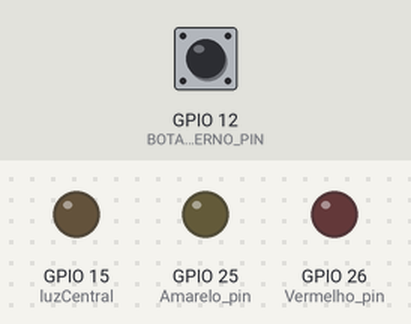
Simulated run of this program. Board: ESP32. Parts: output pins drawn as LEDs (lit = HIGH). The test bench sets the inputs (shaded band); at power-on: GPIO 12 (BOTAO_EXTERNO_PIN) HIGH. WiFi joins after 1.5 s; servers stay silent unless stated; random numbers use the default seed unless the program sets one; no MQTT or app messages arrive unless stated; what the program prints to the serial monitor is not drawn.

Above: at 2.7 s.
2.8 s: GPIO 12 (BOTAO_EXTERNO_PIN) pulled LOW for 0.15 s
At 3.2 s:
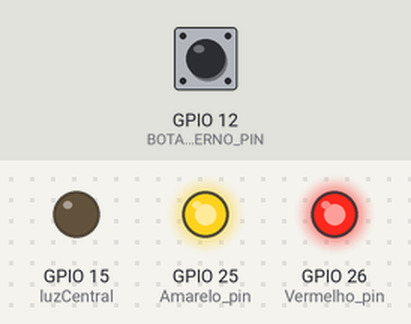
7.4 s: GPIO 12 (BOTAO_EXTERNO_PIN) pulled LOW for 1 s
At 8.0 s:
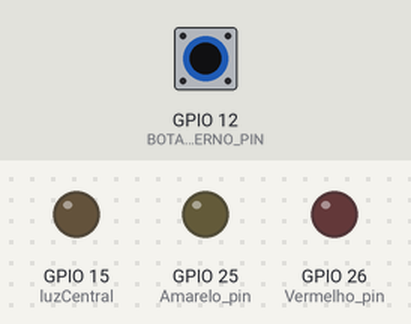
9.9 s: GPIO 12 (BOTAO_EXTERNO_PIN) pulled LOW for 3.2 s
At 11.1 s:
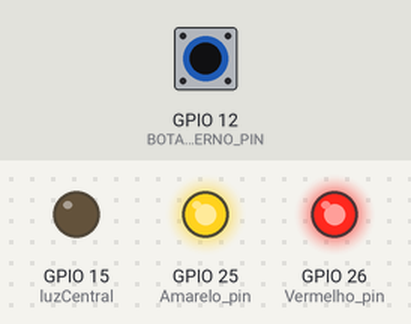
Timing chart, 0 to 12.9 s (numbered marks = the images above; inputs shaded):
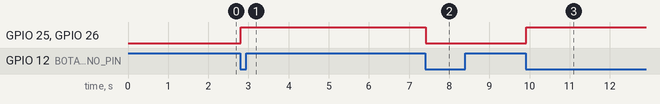

The program:

main.cpp
```cpp
#include <Arduino.h>
#include <ArduinoJson.h>
#include "iot.h"
#include "saidas.h"
#include "entradas.h"

#define mqtt_pub_topic1 "projetoKaue/pub/led1"

void acao_botao_externo();

unsigned long tempo_anterior = 0;
const unsigned long intervalo = 1000;

void setup()
{
  Serial.begin(115200);
  setup_wifi();
  inicializa_mqtt();
  inicializa_entradas();
  inicializa_saidas();
}

void loop()
{
  atualiza_saidas();
  atualiza_botoes();
  acao_botao_externo();
  atualiza_mqtt();

  if (millis() - tempo_anterior > intervalo)
  {
    tempo_anterior = millis();

    String json;
    JsonDocument doc;
    doc["LedVeiculos"] = VermelhoState;
    doc["LedVeiculos"] = AmareloState;
    serializeJson(doc, json);
    publica_mqtt(mqtt_pub_topic1, json);
  }
}

void acao_botao_externo()
{
  if (botao_externo_pressionado())
  {
    VermelhoState = !VermelhoState;
    AmareloState = !AmareloState;
    if (VermelhoState && AmareloState)
      publica_mqtt(mqtt_pub_topic1, "LIGADO");
    else
      publica_mqtt(mqtt_pub_topic1, "DESLIGADO");
  }
}

void acao_botao_luz_central()
{
  if (botao_externo_pressionado())
  {
    LuzCentralState = !LuzCentralState;
    if (LuzCentralState)
      publica_mqtt(mqtt_pub_topic1, "LIGADO");
    else
      publica_mqtt(mqtt_pub_topic1, "DESLIGADO");
  }
}
```

entradas.h
```cpp
void inicializa_entradas();

void atualiza_botoes();

bool botao_externo_pressionado();
```

iot.h
```cpp
#pragma once

void setup_wifi();

void inicializa_mqtt();

void publica_mqtt(String topico, String msg);

void atualiza_mqtt();
```

saidas.h
```cpp
void inicializa_saidas();

void atualiza_saidas();

extern bool VermelhoState;
extern bool AmareloState;
extern bool LuzCentralState;
```

senhas.h
```cpp
const char *ssid = "MQTT";
const char *password = "info@134";

const char *mqtt_server = "172.16.57.45";
const int mqtt_port = 1883;
```

entradas.cpp
```cpp
#include <Arduino.h>
#include <Bounce2.h>
#include "entradas.h"
#include "saidas.h"

#define BOTAO_EXTERNO_PIN 12

Bounce botaoExterno = Bounce();

void inicializa_entradas()
{
    botaoExterno.attach(BOTAO_EXTERNO_PIN, INPUT_PULLUP);
}

// Atualiza o estado dos botões
void atualiza_botoes()
{
    botaoExterno.update();
}

bool botao_externo_pressionado()
{
    return botaoExterno.fell();
}
```

iot.cpp
```cpp
#include <Arduino.h>
#include <WiFi.h>
#include <PubSubClient.h>
#include <WiFiClientSecure.h>
#include <ArduinoJson.h>
#include "iot.h"
#include "senhas.h"
#include "saidas.h"

// Definição dos tópicos de inscrição
#define mqtt_topic1 "projetoKaue/led1"
// Definição do ID do cliente MQTT randomico
const String cliente_id = "ESP32Clientd" + String(random(0xffff), HEX);
// Protótipos das funçõesWiFiClientSecure espClient;
WiFiClient espClient;
PubSubClient client(espClient);


void tratar_msg(char *topic, String msg);
void callback(char *topic, byte *payload, unsigned int length);
void reconecta_mqtt();
void inscricao_topicos();

// Inicia a conexão WiFi
void setup_wifi()
{
    Serial.println();
    Serial.print("Conectando-se a Rede WiFi ");
    Serial.print(ssid);
    WiFi.begin(ssid, password);
    while (WiFi.status() != WL_CONNECTED)
    {
        delay(500);
        Serial.print(".");
    }
    Serial.println();
    Serial.print("Conectado ao WiFi com sucesso com IP: ");
    Serial.println(WiFi.localIP());
}

// Atualiza a conexão MQTT
void inicializa_mqtt()
{
    client.setServer(mqtt_server, mqtt_port);
    client.setCallback(callback);
}

void atualiza_mqtt()
{
    client.loop();
    if (!client.connected()) // Corrigido: use `!client.connected()` em vez de `client.state() != MQTT_CONNECTED`
    {
        reconecta_mqtt();
    }
}

// Função de callback chamada quando uma mensagem é recebida
void callback(char *topic, byte *payload, unsigned int length)
{
    Serial.printf("Mensagem recebida [ %s ] \n\r", topic);
    String msg = "";
    for (int i = 0; i < length; i++)
    {
        Serial.print((char)payload[i]);
        msg += (char)payload[i];
    }
    Serial.println();
    tratar_msg(topic, msg);
}

// Função de reconexão ao Broker MQTT
void reconecta_mqtt()
{
    while (!client.connected())
    {
        Serial.print("Tentando se conectar ao Broker MQTT: ");
        Serial.println(mqtt_server);
        if (client.connect(cliente_id.c_str()))
        {
            Serial.println("Conectado ao Broker MQTT");
            inscricao_topicos();
        }
        else
        {
            Serial.println("Falha ao conectar ao Broker.");
            Serial.println("Havera nova tentativa de conexao em 2 segundos");
            delay(2000);
        }
    }
}
// Publica uma mensagem no tópico MQTT
void publica_mqtt(String topico, String msg)
{
    client.publish(topico.c_str(), msg.c_str());
}

//!----------------------------------------
// TODO Alterar a programação apartir daui
//!----------------------------------------

// Inscreve nos tópicos MQTT
void inscricao_topicos()
{
    client.subscribe(mqtt_topic1); // LED 1
}

// Trata as mensagens recebidas
void tratar_msg(char *topic, String msg)
{
    if (strcmp(topic, mqtt_topic1) == 0)
    {
        JsonDocument doc;
        deserializeJson(doc, msg);
        bool VermelhoState = doc["LedVeiculos"];
        bool AmareloState = doc["LedVeiculos"];

        if (VermelhoState && AmareloState)
        {
            VermelhoState = true;
            AmareloState = true;
        }
        else if (!VermelhoState && !AmareloState)
        {
            VermelhoState = false;
            AmareloState = false;
        }
        else if (msg == "alterna")
        {
            VermelhoState = !VermelhoState;
            AmareloState = !AmareloState;
        }
    }
}
```

saidas.cpp
```cpp
#include <Arduino.h>
#include "saidas.h"

#define Vermelho_pin 26
#define Amarelo_pin  25
#define luzCentral 15

bool VermelhoState = LOW;
bool AmareloState = LOW;
bool LuzCentralState = LOW;

void inicializa_saidas()
{
    pinMode(Vermelho_pin, OUTPUT);
    pinMode(Amarelo_pin, OUTPUT);
    pinMode(luzCentral, OUTPUT);
}

void atualiza_saidas()
{
    digitalWrite(Vermelho_pin, VermelhoState);
    digitalWrite(Amarelo_pin, AmareloState);
    digitalWrite(luzCentral, LuzCentralState);
}
```

Measured:
- after the input at 2.8 s, GPIO 25 (Amarelo_pin), GPIO 26 (Vermelho_pin): LOW → HIGH at once
- after the input at 7.4 s, GPIO 25 (Amarelo_pin), GPIO 26 (Vermelho_pin): HIGH → LOW at once
- after the input at 9.9 s, GPIO 25 (Amarelo_pin), GPIO 26 (Vermelho_pin): LOW → HIGH at once
